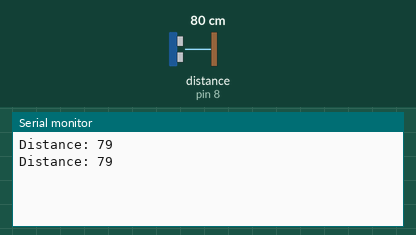
Simulated run of this sketch. Board: Arduino Uno, built with avr-gcc and run on an emulated ATmega328P. Shown: the last lines printed to the serial monitor. Wiring (inferred from the names in the program): ultrasonic range finder: trigger pin 7; echo pin 8. The test bench sets the inputs (shaded band); at power-on: distance to the obstacle (sensor on pin 8) 80 cm. The echo pulse lasts 58.3 µs per cm; no radio packets arrive unless stated.

Above: at 1.8 s.
1.9 s: distance to the obstacle (sensor on pin 8) set to 2 cm
At 2.8 s:
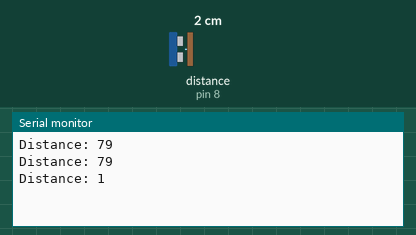
3.4 s: distance to the obstacle (sensor on pin 8) set to 4 cm
At 4.8 s:
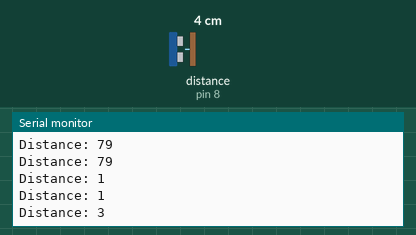
Timing chart, 0 to 6.4 s (numbered marks = the images above; inputs shaded):
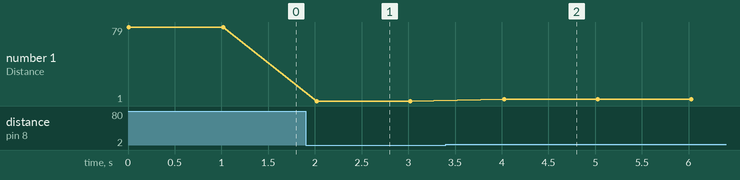

The sketch:

Transmittor.ino
```cpp
#include <SPI.h>
#include <nRF24L01.h>
#include <RF24.h>

#define trigPin 7
#define echoPin 8

RF24 radio(9, 10); // CE, CSN

const byte address[6] = "00001";

void setup() {
  Serial.begin(9600);
  pinMode(trigPin, OUTPUT);
  pinMode(echoPin, INPUT);
  radio.begin();
  radio.openWritingPipe(address);
  radio.setPALevel(RF24_PA_MIN);
}

void loop() {
  long duration, distance;
  digitalWrite(trigPin, LOW);
  delayMicroseconds(2);
  digitalWrite(trigPin, HIGH);
  delayMicroseconds(10);
  digitalWrite(trigPin, LOW);

  duration = pulseIn(echoPin, HIGH);
  distance = (duration / 2) / 29.1; // Convert to cm

  Serial.print("Distance: ");
  Serial.println(distance);

  radio.write(&distance, sizeof(distance));

  delay(1000);
}
```

Measured:
- after the input at 1.9 s, the serial monitor: prints a new line after 0.12 s (image 1)
- after the input at 3.4 s, the serial monitor: prints a new line after 0.62 s (image 2)
- plotted number 1: 79 → 1 after the input at 1.9 s, 1 → 3 after the input at 3.4 s
